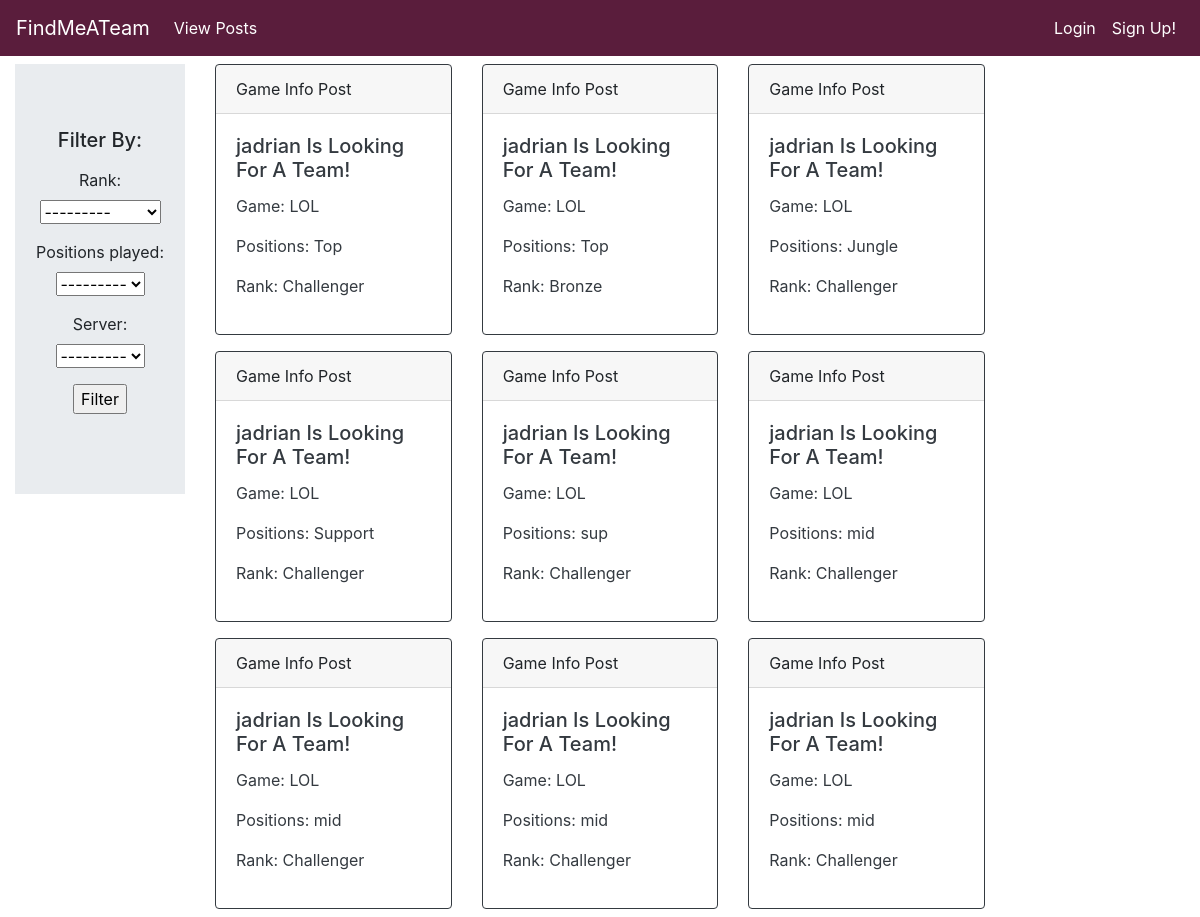
Page /game-info/ on the earlier database version.
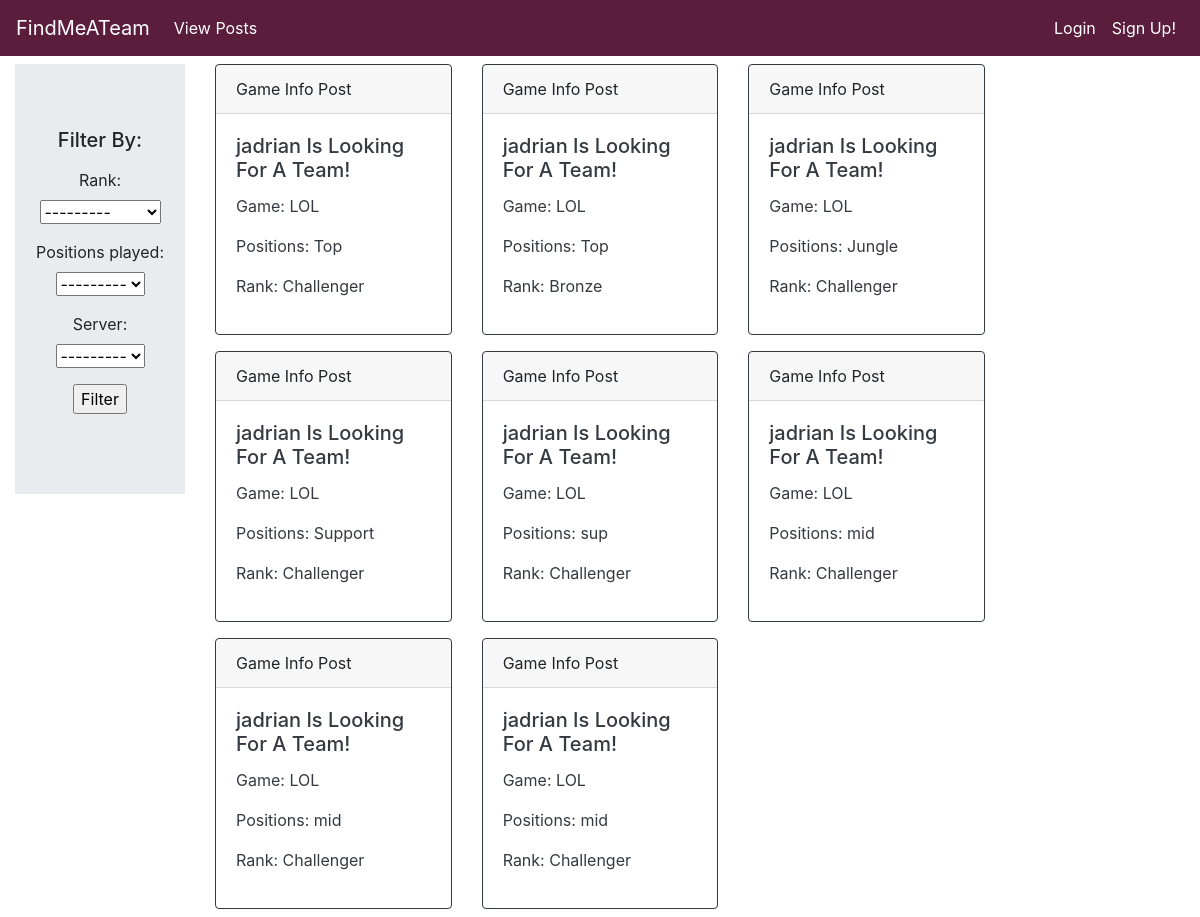
Same page on the later database version.
### game_info/models.py (models this page shows, shortened)
class GameInfo(models.Model):
	LEAGUE_OF_LEGENDS = "LOL"
	games = [
		(LEAGUE_OF_LEGENDS, 'League of Legends')
	]
	positions = [
		('Top', 'Top'),
		('Jungle', 'Jungle'),
		('Mid', 'Mid'),
		('Bot', 'Bot'),
		('Support', 'Support')
	]
	ranks = [
		('Challenger', 'Challenger'),
		('GrandMaster', 'GrandMaster'),
		('Master', 'Master'),
		('Diamond', 'Diamond'),
		('Platinum', 'Platinum'),
		('Gold', 'Gold'),
		('Silver', 'Silver'),
		('Bronze', 'Bronze'),
		('Iron', 'Iron')
	]
	servers = [
		('BR', 'BR'),
		('EUNE', 'EUNE'),
		('EUW', 'EUW'),
		('LAN', 'LAN'),
		('LAS', 'LAS'),
		('NA', 'NA'),
		('OCE', 'OCE'),
		('RU', 'RU'),
		('TR', 'TR'),
		('JP', 'JP'),
		('KR', 'KR'),
		('CN', 'CN'),
		('TW', 'TW'),
		('SAM', 'SAM'),
		('VN', 'VN'),
		('TH', 'TH'),
		('PH', 'PH')
	]
	times = []
	for i in range(24):
		times += [(str(i), str(i)+":00" + " (EST)")]
	game = models.CharField(max_length=20, choices=games, default=LEAGUE_OF_LEGENDS)
	positions_played = models.CharField(max_length=7, choices=positions, default='Top')
	rank = models.CharField(max_length=20, choices=ranks, default='Challenger')
	server = models.CharField(max_length=5, choices=servers, default='NA')
	start_Time_Available = models.CharField(max_length=20, choices=times, default='0')
	end_Time_Available = models.CharField(max_length=20, choices=times, default='0')
	date_posted = models.DateTimeField(default=timezone.now)
	author = models.ForeignKey(User, on_delete=models.CASCADE)

### game_info/views.py (the view)
# urls.py: path('', GameInfoListView.as_view(), name='home'),
class GameInfoListView(FilterView):
	model = GameInfo
	filterset_class = PostFilter
	template_name = 'game_info/home.html'
	ordering = ['-date_posted']
	context_object_name = 'GameInfos'

### game_info/templates/game_info/home.html (shortened to what this page needs)
{% extends 'game_info/template.html' %}
{% load static %}
{% block format %}
<body>
  <div class="row content">
    <div class="col-sm-2 sidenav">
      <div class="jumbotron jumbotron-fluid mt-2">
        <div class="container">
          <h5>Filter By:</h5>
          <p class="lead">
            <form action="" method="get">
              {{ filter.form.as_p }}
              <input type="submit" value="Filter"/>
            </form>
          </p>
        </div>
      </div>
    </div>
    <div class="col-sm-8 text-left">
      <div class="row">
      {% for GameInfo in GameInfos %}
      {% if GameInfo.author != user %}
      <div class="col-sm-4">
        <div class="card border-dark my-2" style="display: inline-block; width: 100%;">
            <div class="card-header">Game Info Post</div>
            <div class="card-body text-dark">
              <h5 class="card-title">{{ GameInfo.author }} Is Looking For A Team!</h5>
              <p class="card-text">Game: {{ GameInfo.game }}</p>
              <p class="card-text">Positions: {{ GameInfo.positions_played }}</p>
              <p class="card-text">Rank: {{ GameInfo.rank }}</p>
            </div>
          </div>
        </div>
      {% endif %}
      {% endfor %}
      </div>
    </div>
    <div class="col-sm-2 sidenav">
    </div>
  </div>
</body>
{% endblock format %}

Differences in the rows shown:
removed GameInfo: author "jadrian", game "LOL", positions_played "mid", rank "Challenger"
